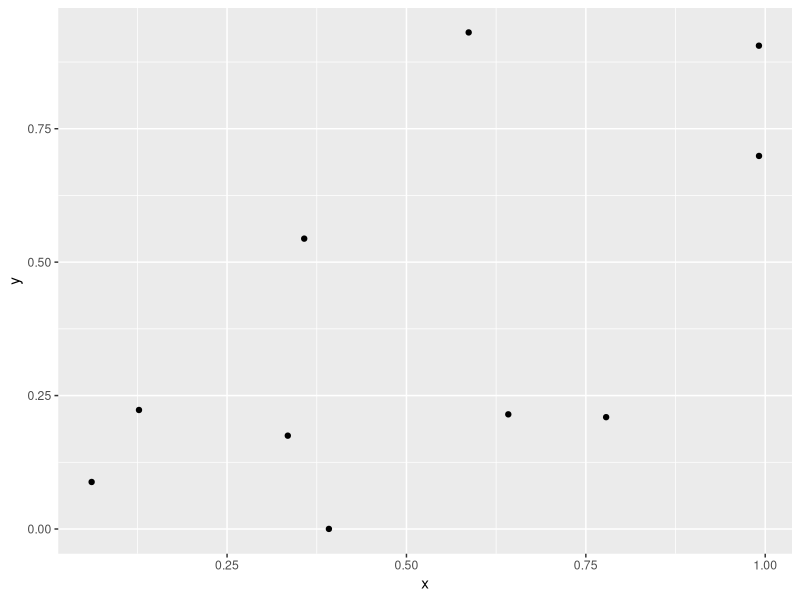

This chart was generated by the following R code:
## ---- chunk 1
# K is otter "hover" documentation.
# Not a real buffer but does show you documentation
print(
  "hello")
myfun = function(){
  return(100)
}
myfun()
## ---- chunk 2
library(ggplot2)
df = data.frame(x = runif(10),
                y = runif(10))
ggplot(df) +
  geom_point(aes(x = x, y = y))
# This is an R comment
